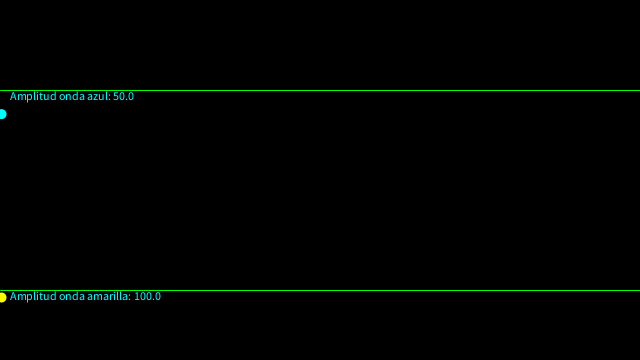
Frame 1 (no input)
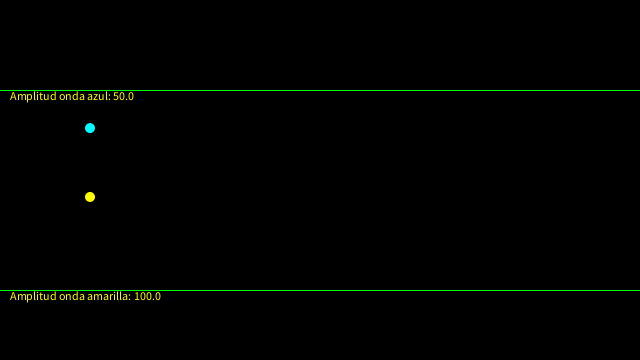
Frame 60 (the mouse pressed at the canvas centre just before this capture)
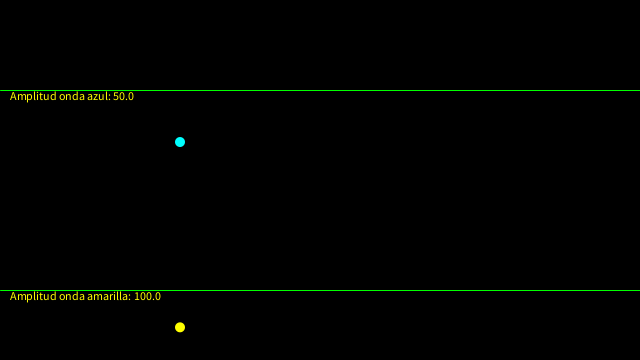
Frame 120 (the mouse held since frame 60 and released just before this capture)

The Processing sketch that drew these frames (run headless with seeded random() and noise(); from frame 60 on, the mouse is pressed at the canvas centre):

// Processing sketch: processing_150536
// ── processing_150536.pde

// Ejercicio: Animar el movimiento de una particula a velocidad v sobre 
// las 2 funciones osciladoras.

float x, y1, y2;
float v=3;
float dt=0.025;
float dx;
float A1=50;
float A2=100;

void setup(){
  size(640,360);
  fill(0,255,255);
  
}

void draw(){
  background(0);
  
  stroke(0,255,0);
  line(0,height/4,width,height/4);
  line(0,height/4+200,width,height/4+200);
  
  text("Amplitud onda azul: "+A1, 10,100);
  text("Amplitud onda amarilla: "+A2, 10,300);
  
  
  dx= v*dt;
  x += dx;
  
  pushMatrix();
  y1= A1*sin(3*x) + A1*sin(3.5*x);
  translate(x*20,y1);
  fill(0,255,255);
  noStroke();
  ellipse(0,height/4,10,10);
  if (x >= 32)
    x=0;
  popMatrix();
  
  pushMatrix();
  y2= A2*sin(x)*exp(-0.011*x);
  translate(x*20,y2);
  fill(255,255,0);
  noStroke();
  ellipse(0,height/4+200,10,10);
  if (x >= 32)
    x=0;
  popMatrix();
  
}

void keyPressed(){
  
  if(key == 'q'){
    A1 -=2;
    }
  if(key == 'w'){
    A1 +=2;
    }
  if(key == 'a'){
    A2 -=2;
    }
  if(key == 's'){
    A2 +=2;
    }
  }  
